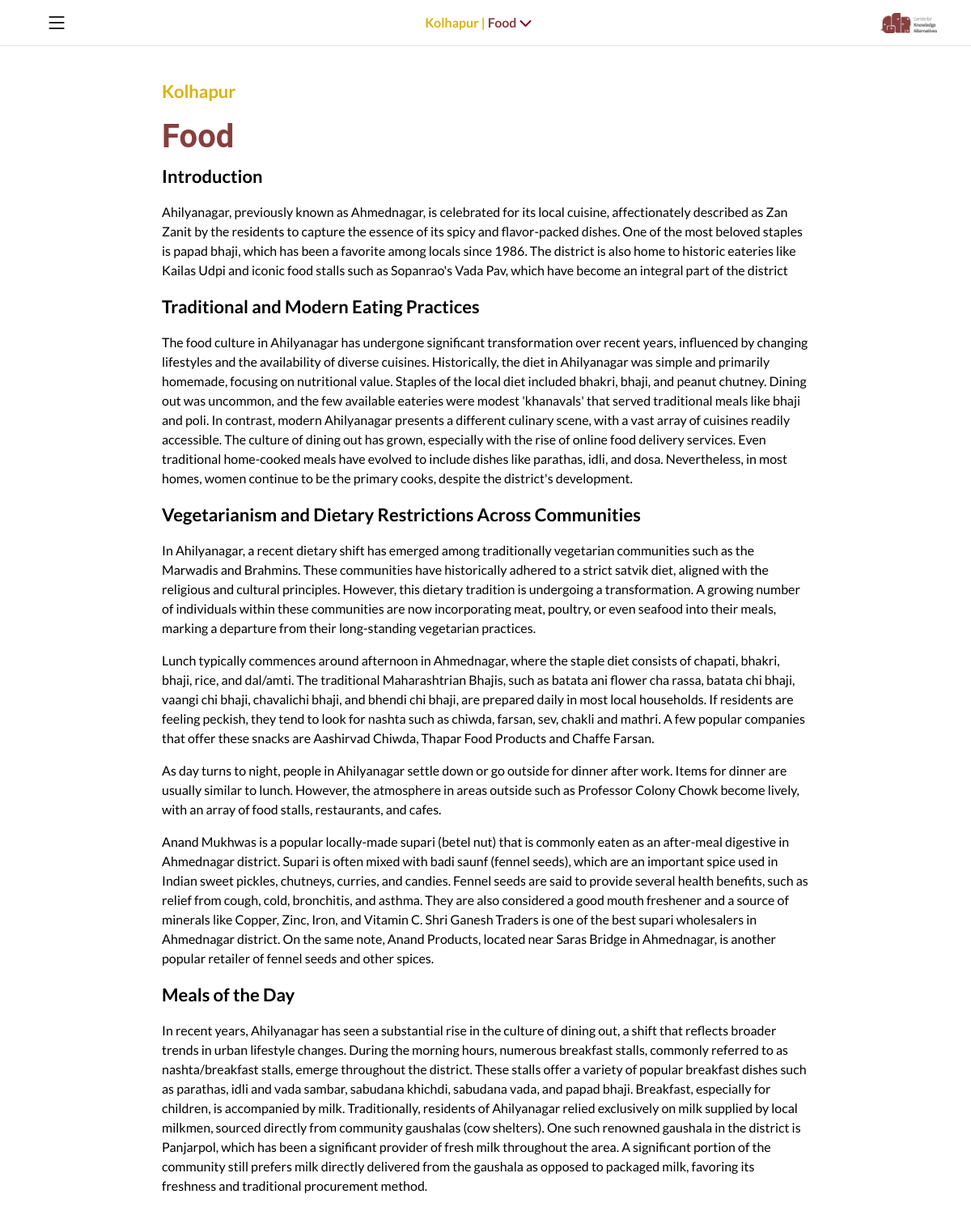
The page /cultural/maharashtra/kolhapur/food/ (upper part) on the database its author committed.
### home/models.py (models this page shows, shortened)
class District(models.Model):
    state = models.ForeignKey(State, on_delete=models.CASCADE, related_name='districts')
    name = models.CharField(max_length=100)
    slug = models.SlugField(max_length=100, blank=True)
    introduction = models.TextField(blank=True, null=True)  # District introduction
    class Meta:
        unique_together = ('state', 'name')

### culture/models.py (models this page shows, shortened)
class CulturalChapter(models.Model):
    CHAPTER_CHOICES = [
        ('Food', 'Food'),
        ('People', 'People'),
        ('Language', 'Language'),
        ('Artforms', 'Artforms'),
        ('Stories', 'Stories'),
        ('Cultural Sites', 'Cultural Sites'),
        ('Architecture', 'Architecture'),
        ('Sports & Games', 'Sports & Games'),
        ('Festivals & Fairs', 'Festivals & Fairs'),
        ('Political History', 'Political History'),
        ('Markets', 'Markets'),
        ('Local Politics', 'Local Politics'),
    ]
    district = models.ForeignKey(District, on_delete=models.CASCADE, related_name='cultural_chapters', blank=True, null=True)
    cityname = models.CharField(max_length=100, blank=True, null=True)
    name = models.CharField(max_length=50, choices=CHAPTER_CHOICES, blank=True, null=True)
    slug = models.SlugField(max_length=200, blank=True, unique=False)
    class Meta:
        unique_together = ('district','name')

class Heading(models.Model):
    section = models.ForeignKey(CulturalSection, on_delete=models.CASCADE, related_name='headings', blank=True, null=True)
    text = models.CharField(max_length=255, blank=True, null=True)
    order = models.PositiveIntegerField(default=0, blank=True, null=True)
    class Meta:
        ordering = ['order']

class Text(models.Model):
    section = models.ForeignKey(CulturalSection, on_delete=models.CASCADE, related_name='texts', blank=True, null=True)
    content = models.TextField(blank=True, null=True)
    order = models.PositiveIntegerField(default=0, blank=True, null=True)
    class Meta:
        ordering = ['order']

class Subheading(models.Model):
    section = models.ForeignKey(CulturalSection, on_delete=models.CASCADE, related_name='subheadings', blank=True, null=True)
    text = models.CharField(max_length=255, blank=True, null=True)
    order = models.PositiveIntegerField(default=0, blank=True, null=True)
    class Meta:
        ordering = ['order']

### culture/views.py (the view)
def cultural_chapter_detail(request, state_slug, district_slug, chapter_slug):
    state = get_object_or_404(State, slug=state_slug)
    district = get_object_or_404(state.districts, slug=district_slug)
    chapter = get_object_or_404(district.cultural_chapters, slug=chapter_slug)
    sections = chapter.sections.all().order_by('order')
    combined_content = []
    for section in sections:
        section_content = []
        section_content.extend(
            {'type': 'heading', 'data': h}
            for h in section.headings.all().order_by('order')
        )
        section_content.extend(
            {'type': 'subheading', 'data': sh}
            for sh in section.subheadings.all().order_by('order')
        )
        section_content.extend(
            {'type': 'text', 'data': t}
            for t in section.texts.all().order_by('order')
        )
        section_content.extend(
            {'type': 'image', 'data': i}
            for i in section.images.all().order_by('order')
        )
        section_content.extend(
            {'type': 'reference', 'data': ref}
            for ref in section.references.all().order_by('order')
        )
        section_content.sort(key=lambda x: x['data'].order)
        combined_content.extend(section_content)
    context = {
        'state': state,
        'district': district,
        'chapter': chapter,
        'combined_content': combined_content,
    }
    return render(request, 'culture/chapter_detail.html', context)

### culture/templates/culture/chapter_detail.html (shortened to what this page needs)
{% extends 'base.html' %}
{% load static %}
{% block content %}
<div class="sidebar-nav">
    <nav class="navbar navbar-dark bg-white fixed-top border-bottom">
        <div class="container">
            <button class="navbar-toggler" type="button" data-bs-toggle="offcanvas" data-bs-target="#offcanvasNavbar" aria-controls="offcanvasNavbar">
                <span class="navbar-toggler-icon">
                    <i class="bi bi-list" style="color:#000; font-size:28px;"></i>
                </span>
            </button>
            <div class="btn-group">
                <a href="#" class="dropdown-toggle district-dropdown" data-bs-toggle="dropdown" aria-expanded="false">
                    <span class="coloryel">{{ district.name }}</span> | <span class="colorburg">{{ chapter.name }}</span>
                    <i class="fa-solid fa-chevron-down district-arrow"></i>
                </a>
            </div>
            <a href="https://indiandistricts.in/"><img src="{% static 'img/logo.png' %}" class="img-toplogo" /></a>
        </div>
    </nav>
</div>
<div class="container-xxl py-5">
    <div class="container px-3">
        <div class="mt-5 mb-5 wow fadeInUp mx-auto" data-wow-delay="0.1s" style="max-width: 800px;">
            <p class="txtcitynm">{{ district.name }}</p>
            <h1 class="txtheading">{{ chapter.name }}</h1>
            {% for item in combined_content %}
                {% if item.type == 'heading' %}
                    <p class="txtconhd">{{ item.data.text }}</p>
                {% elif item.type == 'subheading' %}
                    <p class="txtconhd">{{ item.data.text }}</p>
                {% elif item.type == 'text' %}
                    <p class="txtinfo">{{ item.data.content }}</p>
                {% elif item.type == 'image' %}
                    <img src="{{ item.data.image.url }}" class="img-fluid" width="800px">
                    {% if item.data.description %}
                        <p class="txtimginfo">{{ item.data.description }}</p>
                    {% endif %}
                {% elif item.type == 'table' %}
                    <a id="{{ item.data.title|slugify }}" class="scrollbehv"></a>
                    <p class="txtconhd">{{ item.data.title }}</p>
                    <pre class="txtinfo">{{ item.data.table_data }}</pre>
                {% elif item.type == 'list' %}
                    <a id="{{ item.data.content|slugify }}" class="scrollbehv"></a>
                    <p class="txtconhd">{{ item.data.content }}</p>
                {% elif item.type == 'reference' %}
                    <p class="txtfooter">{{ item.data.text }} {% if item.data.link %}<a href="{{ item.data.link }}">{{ item.data.link }}</a>{% endif %}</p>
                {% endif %}
            {% endfor %}
        </div>
    </div>
</div>
{% endblock %}

### static/css/style.css (style rules this page uses)
:root { --primary: #000000; --light: #F6F7F8; --dark: #1A2A36; }
body { font-family: 'Lato', cursive !important; }
.navbar .dropdown-toggle::after { border: none; font-family: "Font Awesome 5 Free"; font-weight: 900; vertical-align: middle; margin-left: 0px; color: #863F3F; }
.txtconhd { color: #000000; font-weight: bold; font-size: 22px; }
.txtheading { color: #863F3F; }
.txtcitynm { color: #DAB20C; font-weight: bold; font-size: 22px; }
.txtinfo { color: #000000; text-align: left; font-size: 16px; font-weight: 400; }
@media only screen and (min-width: 600px) { .px-3 { padding-left: 10px !important; } }
@media only screen and (min-width: 600px) { .img-toplogo { width: 127px; height: 45px; } }
@media only screen and (min-width: 768px) { .img-toplogo { width: 127px; height: 45px; } }
@media only screen and (min-width: 992px) { .px-3 { padding-left: 175px !important; } }
@media only screen and (min-width: 992px) { .img-toplogo { width: 127px; height: 45px; } }
@media only screen and (min-width: 1200px) { .px-3 { padding-left: 175px !important; } }
@media only screen and (min-width: 1200px) { .img-toplogo { width: 127px; height: 45px; } }
.district-dropdown { font-size: 16px; font-weight: bold; color:#DAB20C; cursor: pointer; display: flex; align-items: center; gap: 8px; white-space: nowrap; overflow: hidden; text-overflow: ellipsis; max-width: 60vw; display: inline-block; vertical-align: middle; }
.district-dropdown i { font-size: 14px; color: #863F3F; transition: transform 0.3s ease-in-out; }
.district-arrow { color: #800020; font-size: 16px; }
.district-dropdown .fa-chevron-down { color: #800020; font-size: 16px; }

### static/css/offcanvas.css (style rules this page uses)
.sidebar-nav .dropdown-toggle::after { position: relative; }
.coloryel { color: #DAB20C; font-weight: bold; }
.colorburg { color: #863F3F; font-weight: bold; }

### rows shown on the page
District: name "Kolhapur"
CulturalChapter: name "Food"
Heading: data.text "Introduction"
Text: data.content "Ahilyanagar, previously known as Ahmednagar, is celebrated for its local cuisine, affectionately described as Zan Zanit by the residents to capture the essence of its spicy and flavor-packed dishes. One of the most beloved staples is papad bhaji, which has been a favorite among locals since 1986. The district is also home to historic eateries like Kailas Udpi and iconic food stalls such as Sopanrao's Vada Pav, which have become an integral part of the district"
Subheading: data.text "Traditional and Modern Eating Practices"
Text: data.content "The food culture in Ahilyanagar has undergone significant transformation over recent years, influenced by changing lifestyles and the availability of diverse cuisines. Historically, the diet in Ahilyanagar was simple and primarily homemade, focusing on nutritional value. Staples of the local diet included bhakri, bhaji, and peanut chutney. Dining out was uncommon, and the few available eateries were modest 'khanavals' that served traditional meals like bhaji and poli. In contrast, modern Ahilyanagar presents a different culinary scene, with a vast array of cuisines readily accessible. The culture of dining out has grown, especially with the rise of online food delivery services. Even…"
Subheading: data.text "Vegetarianism and Dietary Restrictions Across Communities"
Text: data.content "In Ahilyanagar, a recent dietary shift has emerged among traditionally vegetarian communities such as the Marwadis and Brahmins. These communities have historically adhered to a strict satvik diet, aligned with the religious and cultural principles. However, this dietary tradition is undergoing a transformation. A growing number of individuals within these communities are now incorporating meat, poultry, or even seafood into their meals, marking a departure from their long-standing vegetarian practices."
Text: data.content "Lunch typically commences around afternoon in Ahmednagar, where the staple diet consists of chapati, bhakri, bhaji, rice, and dal/amti. The traditional Maharashtrian Bhajis, such as batata ani flower cha rassa, batata chi bhaji, vaangi chi bhaji, chavalichi bhaji, and bhendi chi bhaji, are prepared daily in most local households. If residents are feeling peckish, they tend to look for nashta such as chiwda, farsan, sev, chakli and mathri. A few popular companies that offer these snacks are Aashirvad Chiwda, Thapar Food Products and Chaffe Farsan."
Text: data.content "As day turns to night, people in Ahilyanagar settle down or go outside for dinner after work. Items for dinner are usually similar to lunch. However, the atmosphere in areas outside such as Professor Colony Chowk become lively, with an array of food stalls, restaurants, and cafes."
Text: data.content "Anand Mukhwas is a popular locally-made supari (betel nut) that is commonly eaten as an after-meal digestive in Ahmednagar district. Supari is often mixed with badi saunf (fennel seeds), which are an important spice used in Indian sweet pickles, chutneys, curries, and candies. Fennel seeds are said to provide several health benefits, such as relief from cough, cold, bronchitis, and asthma. They are also considered a good mouth freshener and a source of minerals like Copper, Zinc, Iron, and Vitamin C. Shri Ganesh Traders is one of the best supari wholesalers in Ahmednagar district. On the same note, Anand Products, located near Saras Bridge in Ahmednagar, is another popular retailer of…"
Heading: data.text "Meals of the Day"
Text: data.content "In recent years, Ahilyanagar has seen a substantial rise in the culture of dining out, a shift that reflects broader trends in urban lifestyle changes. During the morning hours, numerous breakfast stalls, commonly referred to as nashta/breakfast stalls, emerge throughout the district. These stalls offer a variety of popular breakfast dishes such as parathas, idli and vada sambar, sabudana khichdi, sabudana vada, and papad bhaji. Breakfast, especially for children, is accompanied by milk. Traditionally, residents of Ahilyanagar relied exclusively on milk supplied by local milkmen, sourced directly from community gaushalas (cow shelters). One such renowned gaushala in the district is…"
